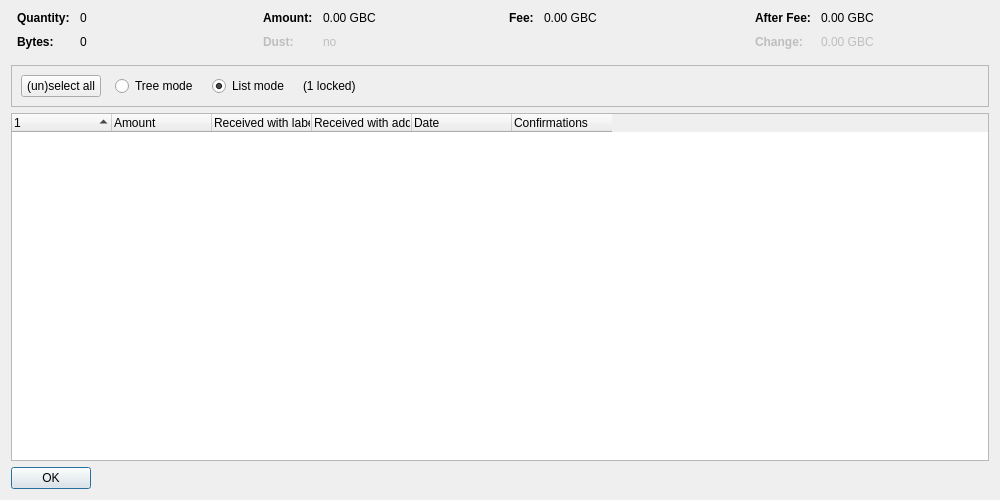
<?xml version="1.0" encoding="UTF-8"?>
<ui version="4.0">
 <class>CoinControlDialog</class>
 <widget class="QDialog" name="CoinControlDialog">
  <property name="geometry">
   <rect>
    <x>0</x>
    <y>0</y>
    <width>1000</width>
    <height>500</height>
   </rect>
  </property>
  <property name="windowTitle">
   <string>Coin Selection</string>
  </property>
  <layout class="QVBoxLayout" name="verticalLayout">
   <item>
    <layout class="QHBoxLayout" name="horizontalLayoutTop" stretch="0,0,0,0">
     <property name="topMargin">
      <number>0</number>
     </property>
     <property name="bottomMargin">
      <number>10</number>
     </property>
     <item>
      <layout class="QFormLayout" name="formLayoutCoinControl1">
       <property name="horizontalSpacing">
        <number>10</number>
       </property>
       <property name="verticalSpacing">
        <number>10</number>
       </property>
       <property name="leftMargin">
        <number>6</number>
       </property>
       <property name="rightMargin">
        <number>6</number>
       </property>
       <item row="0" column="0">
        <widget class="QLabel" name="labelCoinControlQuantityText">
         <property name="font">
          <font>
           <weight>75</weight>
           <bold>true</bold>
          </font>
         </property>
         <property name="text">
          <string>Quantity:</string>
         </property>
        </widget>
       </item>
       <item row="0" column="1">
        <widget class="QLabel" name="labelCoinControlQuantity">
         <property name="cursor">
          <cursorShape>IBeamCursor</cursorShape>
         </property>
         <property name="contextMenuPolicy">
          <enum>Qt::ActionsContextMenu</enum>
         </property>
         <property name="text">
          <string notr="true">0</string>
         </property>
         <property name="textInteractionFlags">
          <set>Qt::LinksAccessibleByMouse|Qt::TextSelectableByKeyboard|Qt::TextSelectableByMouse</set>
         </property>
        </widget>
       </item>
       <item row="1" column="0">
        <widget class="QLabel" name="labelCoinControlBytesText">
         <property name="font">
          <font>
           <weight>75</weight>
           <bold>true</bold>
          </font>
         </property>
         <property name="text">
          <string>Bytes:</string>
         </property>
        </widget>
       </item>
       <item row="1" column="1">
        <widget class="QLabel" name="labelCoinControlBytes">
         <property name="cursor">
          <cursorShape>IBeamCursor</cursorShape>
         </property>
         <property name="contextMenuPolicy">
          <enum>Qt::ActionsContextMenu</enum>
         </property>
         <property name="text">
          <string notr="true">0</string>
         </property>
         <property name="textInteractionFlags">
          <set>Qt::LinksAccessibleByMouse|Qt::TextSelectableByKeyboard|Qt::TextSelectableByMouse</set>
         </property>
        </widget>
       </item>
      </layout>
     </item>
     <item>
      <layout class="QFormLayout" name="formLayoutCoinControl2">
       <property name="horizontalSpacing">
        <number>10</number>
       </property>
       <property name="verticalSpacing">
        <number>10</number>
       </property>
       <property name="leftMargin">
        <number>6</number>
       </property>
       <property name="rightMargin">
        <number>6</number>
       </property>
       <item row="0" column="0">
        <widget class="QLabel" name="labelCoinControlAmountText">
         <property name="font">
          <font>
           <weight>75</weight>
           <bold>true</bold>
          </font>
         </property>
         <property name="text">
          <string>Amount:</string>
         </property>
        </widget>
       </item>
       <item row="0" column="1">
        <widget class="QLabel" name="labelCoinControlAmount">
         <property name="cursor">
          <cursorShape>IBeamCursor</cursorShape>
         </property>
         <property name="contextMenuPolicy">
          <enum>Qt::ActionsContextMenu</enum>
         </property>
         <property name="text">
          <string notr="true">0.00 GBC</string>
         </property>
         <property name="textInteractionFlags">
          <set>Qt::LinksAccessibleByMouse|Qt::TextSelectableByKeyboard|Qt::TextSelectableByMouse</set>
         </property>
        </widget>
       </item>
       <item row="1" column="0">
        <widget class="QLabel" name="labelCoinControlLowOutputText">
         <property name="enabled">
          <bool>false</bool>
         </property>
         <property name="font">
          <font>
           <weight>75</weight>
           <bold>true</bold>
          </font>
         </property>
         <property name="text">
          <string>Dust:</string>
         </property>
        </widget>
       </item>
       <item row="1" column="1">
        <widget class="QLabel" name="labelCoinControlLowOutput">
         <property name="enabled">
          <bool>false</bool>
         </property>
         <property name="cursor">
          <cursorShape>IBeamCursor</cursorShape>
         </property>
         <property name="contextMenuPolicy">
          <enum>Qt::ActionsContextMenu</enum>
         </property>
         <property name="text">
          <string notr="true">no</string>
         </property>
         <property name="textInteractionFlags">
          <set>Qt::LinksAccessibleByMouse|Qt::TextSelectableByKeyboard|Qt::TextSelectableByMouse</set>
         </property>
        </widget>
       </item>
      </layout>
     </item>
     <item>
      <layout class="QFormLayout" name="formLayoutCoinControl3">
       <property name="horizontalSpacing">
        <number>10</number>
       </property>
       <property name="verticalSpacing">
        <number>10</number>
       </property>
       <property name="leftMargin">
        <number>6</number>
       </property>
       <property name="rightMargin">
        <number>6</number>
       </property>
       <item row="0" column="0">
        <widget class="QLabel" name="labelCoinControlFeeText">
         <property name="font">
          <font>
           <weight>75</weight>
           <bold>true</bold>
          </font>
         </property>
         <property name="text">
          <string>Fee:</string>
         </property>
        </widget>
       </item>
       <item row="0" column="1">
        <widget class="QLabel" name="labelCoinControlFee">
         <property name="cursor">
          <cursorShape>IBeamCursor</cursorShape>
         </property>
         <property name="contextMenuPolicy">
          <enum>Qt::ActionsContextMenu</enum>
         </property>
         <property name="text">
          <string notr="true">0.00 GBC</string>
         </property>
         <property name="textInteractionFlags">
          <set>Qt::LinksAccessibleByMouse|Qt::TextSelectableByKeyboard|Qt::TextSelectableByMouse</set>
         </property>
        </widget>
       </item>
      </layout>
     </item>
     <item>
      <layout class="QFormLayout" name="formLayoutCoinControl4">
       <property name="horizontalSpacing">
        <number>10</number>
       </property>
       <property name="verticalSpacing">
        <number>10</number>
       </property>
       <property name="leftMargin">
        <number>6</number>
       </property>
       <property name="rightMargin">
        <number>6</number>
       </property>
       <item row="0" column="0">
        <widget class="QLabel" name="labelCoinControlAfterFeeText">
         <property name="font">
          <font>
           <weight>75</weight>
           <bold>true</bold>
          </font>
         </property>
         <property name="text">
          <string>After Fee:</string>
         </property>
        </widget>
       </item>
       <item row="0" column="1">
        <widget class="QLabel" name="labelCoinControlAfterFee">
         <property name="cursor">
          <cursorShape>IBeamCursor</cursorShape>
         </property>
         <property name="contextMenuPolicy">
          <enum>Qt::ActionsContextMenu</enum>
         </property>
         <property name="text">
          <string notr="true">0.00 GBC</string>
         </property>
         <property name="textInteractionFlags">
          <set>Qt::LinksAccessibleByMouse|Qt::TextSelectableByKeyboard|Qt::TextSelectableByMouse</set>
         </property>
        </widget>
       </item>
       <item row="1" column="0">
        <widget class="QLabel" name="labelCoinControlChangeText">
         <property name="enabled">
          <bool>false</bool>
         </property>
         <property name="font">
          <font>
           <weight>75</weight>
           <bold>true</bold>
          </font>
         </property>
         <property name="text">
          <string>Change:</string>
         </property>
        </widget>
       </item>
       <item row="1" column="1">
        <widget class="QLabel" name="labelCoinControlChange">
         <property name="enabled">
          <bool>false</bool>
         </property>
         <property name="cursor">
          <cursorShape>IBeamCursor</cursorShape>
         </property>
         <property name="contextMenuPolicy">
          <enum>Qt::ActionsContextMenu</enum>
         </property>
         <property name="text">
          <string notr="true">0.00 GBC</string>
         </property>
         <property name="textInteractionFlags">
          <set>Qt::LinksAccessibleByMouse|Qt::TextSelectableByKeyboard|Qt::TextSelectableByMouse</set>
         </property>
        </widget>
       </item>
      </layout>
     </item>
    </layout>
   </item>
   <item>
    <widget class="QFrame" name="frame">
     <property name="minimumSize">
      <size>
       <width>0</width>
       <height>40</height>
      </size>
     </property>
     <property name="frameShape">
      <enum>QFrame::StyledPanel</enum>
     </property>
     <property name="frameShadow">
      <enum>QFrame::Sunken</enum>
     </property>
     <layout class="QHBoxLayout" name="horizontalLayout">
      <item>
       <layout class="QHBoxLayout" name="horizontalLayoutPanel" stretch="0,0,0,0,0">
        <property name="spacing">
         <number>14</number>
        </property>
        <item>
         <widget class="QPushButton" name="pushButtonSelectAll">
          <property name="sizePolicy">
           <sizepolicy hsizetype="Maximum" vsizetype="Fixed">
            <horstretch>0</horstretch>
            <verstretch>0</verstretch>
           </sizepolicy>
          </property>
          <property name="text">
           <string>(un)select all</string>
          </property>
          <property name="autoDefault">
           <bool>false</bool>
          </property>
         </widget>
        </item>
        <item>
         <widget class="QRadioButton" name="radioTreeMode">
          <property name="sizePolicy">
           <sizepolicy hsizetype="Maximum" vsizetype="Fixed">
            <horstretch>0</horstretch>
            <verstretch>0</verstretch>
           </sizepolicy>
          </property>
          <property name="text">
           <string>Tree mode</string>
          </property>
         </widget>
        </item>
        <item>
         <widget class="QRadioButton" name="radioListMode">
          <property name="sizePolicy">
           <sizepolicy hsizetype="Maximum" vsizetype="Fixed">
            <horstretch>0</horstretch>
            <verstretch>0</verstretch>
           </sizepolicy>
          </property>
          <property name="text">
           <string>List mode</string>
          </property>
          <property name="checked">
           <bool>true</bool>
          </property>
         </widget>
        </item>
        <item>
         <widget class="QLabel" name="labelLocked">
          <property name="text">
           <string notr="true">(1 locked)</string>
          </property>
         </widget>
        </item>
        <item>
         <spacer name="horizontalSpacer">
          <property name="orientation">
           <enum>Qt::Horizontal</enum>
          </property>
          <property name="sizeHint" stdset="0">
           <size>
            <width>40</width>
            <height>20</height>
           </size>
          </property>
         </spacer>
        </item>
       </layout>
      </item>
     </layout>
    </widget>
   </item>
   <item>
    <widget class="CoinControlTreeWidget" name="treeWidget">
     <property name="contextMenuPolicy">
      <enum>Qt::CustomContextMenu</enum>
     </property>
     <property name="sortingEnabled">
      <bool>false</bool>
     </property>
     <property name="columnCount">
      <number>6</number>
     </property>
     <attribute name="headerShowSortIndicator" stdset="0">
      <bool>true</bool>
     </attribute>
     <attribute name="headerStretchLastSection">
      <bool>false</bool>
     </attribute>
     <column>
      <property name="text">
       <string/>
      </property>
     </column>
     <column>
      <property name="text">
       <string>Amount</string>
      </property>
     </column>
     <column>
      <property name="text">
       <string>Received with label</string>
      </property>
     </column>
     <column>
      <property name="text">
       <string>Received with address</string>
      </property>
     </column>
     <column>
      <property name="text">
       <string>Date</string>
      </property>
     </column>
     <column>
      <property name="text">
       <string>Confirmations</string>
      </property>
      <property name="toolTip">
       <string>Confirmed</string>
      </property>
     </column>
     <column>
      <property name="text">
       <string/>
      </property>
     </column>
     <column>
      <property name="text">
       <string/>
      </property>
     </column>
     <column>
      <property name="text">
       <string/>
      </property>
     </column>
     <column>
      <property name="text">
       <string/>
      </property>
     </column>
    </widget>
   </item>
   <item>
    <widget class="QDialogButtonBox" name="buttonBox">
     <property name="sizePolicy">
      <sizepolicy hsizetype="Maximum" vsizetype="Fixed">
       <horstretch>0</horstretch>
       <verstretch>0</verstretch>
      </sizepolicy>
     </property>
     <property name="orientation">
      <enum>Qt::Horizontal</enum>
     </property>
     <property name="standardButtons">
      <set>QDialogButtonBox::Ok</set>
     </property>
    </widget>
   </item>
  </layout>
 </widget>
 <customwidgets>
  <customwidget>
   <class>CoinControlTreeWidget</class>
   <extends>QTreeWidget</extends>
   <header>qt/coincontroltreewidget.h</header>
  </customwidget>
 </customwidgets>
 <resources/>
 <connections/>
</ui>
